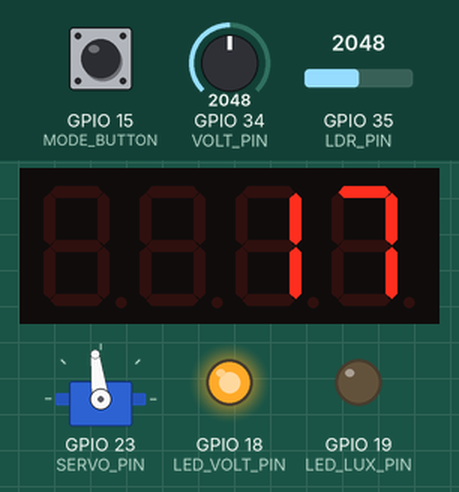
Bench run of a sketch on a simulated ESP32. On the bench: servo, 4-digit seven-segment display, output pins drawn as LEDs (lit = HIGH). Dashed ring = blinking. The test bench sets the inputs (shaded band); at power-on: GPIO 15 (MODE_BUTTON) HIGH, GPIO 34 (VOLT_PIN) = 2048, GPIO 35 (LDR_PIN) = 2048.

Above: at 1.2 s.
1.3 s: GPIO 15 (MODE_BUTTON) pulled LOW for 3.2 s
At 2.4 s:
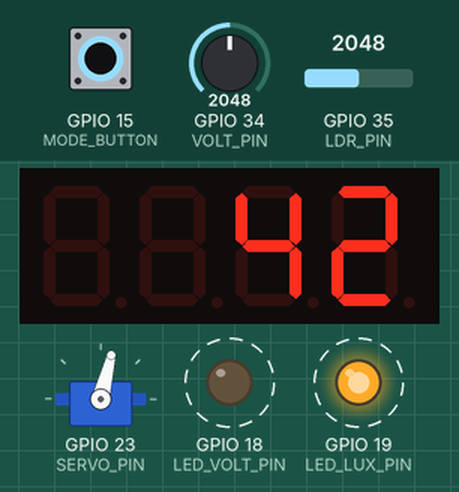
6.0 s: GPIO 34 (VOLT_PIN) set to 2866
At 6.8 s:
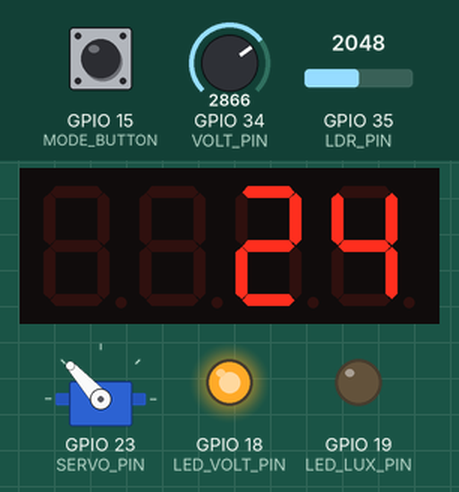
7.6 s: GPIO 34 (VOLT_PIN) set to 3603
At 8.2 s:
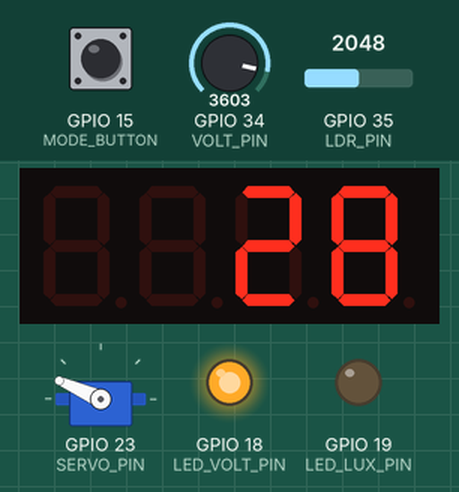
9.3 s: GPIO 34 (VOLT_PIN) set to 4095
At 9.7 s:
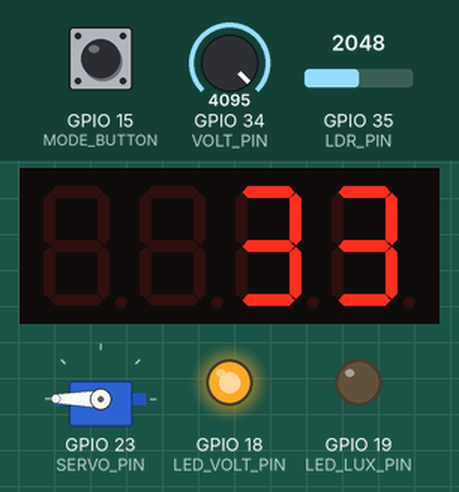
10.9 s: GPIO 34 (VOLT_PIN) set to 1228
At 12.2 s:
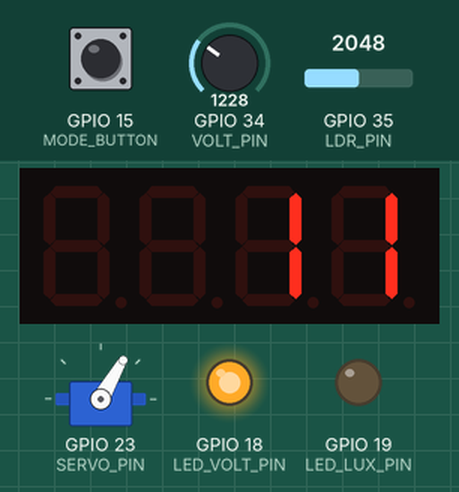
12.5 s: GPIO 34 (VOLT_PIN) set to 491
At 13.7 s:
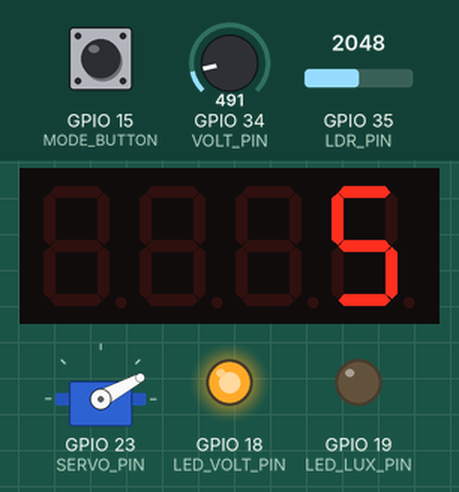
Timing chart, 0 to 15.1 s (numbered marks = the images above; inputs shaded):
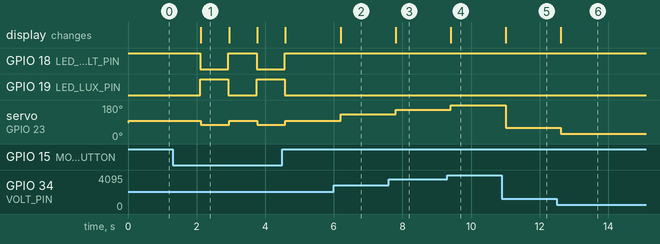

The sketch:

multimetro.ino
```cpp
#include <ESP32Servo.h>
#include <TM1637Display.h>

#define VOLT_PIN 34       // ADC voltímetro
#define LDR_PIN 35        // ADC fotómetro (LDR)
#define MODE_BUTTON 15    // Botón para cambiar de modo
#define SERVO_PIN 23      // PWM del servo
#define LED_VOLT_PIN 18   // LED para modo voltímetro
#define LED_LUX_PIN 19    // LED para modo fotómetro

Servo servo;
TM1637Display display(4, 5);  // Pinos del display TM1637 (CLK, DIO)

int mode = 0;  // 0 = voltímetro, 1 = fotómetro

void setup() {
  pinMode(MODE_BUTTON, INPUT_PULLUP);
  pinMode(LED_VOLT_PIN, OUTPUT);
  pinMode(LED_LUX_PIN, OUTPUT);
  servo.attach(SERVO_PIN);
  display.setBrightness(0x0f);  // Establecer el brillo del display

  digitalWrite(LED_VOLT_PIN, HIGH);  // Encender LED de voltímetro por defecto
  digitalWrite(LED_LUX_PIN, LOW);    // Apagar LED de fotómetro por defecto

  Serial.begin(115200);  // Solo por si necesitas depurar
}

void loop() {
  // Leer botón para cambiar modo
  if (digitalRead(MODE_BUTTON) == LOW) {
    mode = !mode;
    delay(500);  // debounce

    // Cambiar LED
    if (mode == 0) {
      digitalWrite(LED_VOLT_PIN, HIGH);  // Encender LED de voltímetro
      digitalWrite(LED_LUX_PIN, LOW);    // Apagar LED de fotómetro
    } else {
      digitalWrite(LED_VOLT_PIN, LOW);   // Apagar LED de voltímetro
      digitalWrite(LED_LUX_PIN, HIGH);   // Encender LED de fotómetro
    }
  }

  if (mode == 0) {
    medirVoltaje();
  } else {
    medirLuz();
  }

  delay(300);
}

void medirVoltaje() {
  int raw = analogRead(VOLT_PIN);
  float voltLeido = (raw * 3.3) / 4095.0;
  float voltaje = corregirVoltaje(voltLeido);

  // Mostrar valor en el display
  int valorMostrar = (int)(voltaje * 10);  // Para mostrar un valor entre 0 y 33
  display.showNumberDec(valorMostrar, false);

  // Mover servo (0.0V → 0°, 3.3V → 180°)
  int angulo = map(voltaje * 100, 0, 330, 0, 180);
  servo.write(constrain(angulo, 0, 180));
}

void medirLuz() {
  int raw = analogRead(LDR_PIN);

  // Valores estimados: 683 (oscuridad) – 3870 (flash)
  int nivel = constrain(map(raw, 683, 3870, 0, 99), 0, 99);
  float luz = nivel / 10.0;

  // Mostrar valor en el display
  int valorMostrar = (int)(luz * 10);  // Para mostrar un valor entre 0 y 9.9
  display.showNumberDec(valorMostrar, false);

  // Mover servo (0.0 → 0°, 9.9 → 180°)
  int angulo = map(nivel, 0, 99, 0, 180);
  servo.write(constrain(angulo, 0, 180));
}

float corregirVoltaje(float vLeido) {
  float tabla[][2] = {
    {0.00, 0.00},
    {0.37, 0.50},
    {0.87, 1.00},
    {1.37, 1.50},
    {1.85, 2.00},
    {2.38, 2.50},
    {3.07, 3.00},
    {3.30, 3.30}
  };

  const int n = sizeof(tabla) / sizeof(tabla[0]);

  if (vLeido <= tabla[0][0]) return tabla[0][1];
  if (vLeido >= tabla[n - 1][0]) return tabla[n - 1][1];

  for (int i = 0; i < n - 1; i++) {
    float x0 = tabla[i][0], y0 = tabla[i][1];
    float x1 = tabla[i + 1][0], y1 = tabla[i + 1][1];

    if (vLeido >= x0 && vLeido <= x1) {
      float t = (vLeido - x0) / (x1 - x0);
      return y0 + t * (y1 - y0);
    }
  }

  return vLeido;
}
```

Measured:
- after the input at 1.3 s, GPIO 18 (LED_VOLT_PIN), GPIO 19 (LED_LUX_PIN): alternates HIGH for 0.82 s and LOW for 0.82 s, starting after 0.81 s; servo on GPIO 23 (SERVO_PIN): alternates 97° for 0.82 s and 76° for 0.82 s, starting after 0.83 s; the display: changes after 0.83 s (image 1)
- after the input at 6.0 s, servo on GPIO 23 (SERVO_PIN): 97° → 132° after 0.20 s; the display: changes after 0.20 s (image 2)
- after the input at 7.6 s, servo on GPIO 23 (SERVO_PIN): 132° → 156° after 0.20 s; the display: changes after 0.20 s (image 3)
- after the input at 9.3 s, servo on GPIO 23 (SERVO_PIN): 156° → 180° after 0.11 s; the display: changes after 0.11 s (image 4)
- after the input at 10.9 s, servo on GPIO 23 (SERVO_PIN): 180° → 60° after 0.11 s; the display: changes after 0.11 s (image 5)
- after the input at 12.5 s, servo on GPIO 23 (SERVO_PIN): 60° → 28° after 0.12 s; the display: changes after 0.12 s (image 6)
- what the display in image 1 shows lasts 0.8 s, from 2.1 s to 2.9 s
